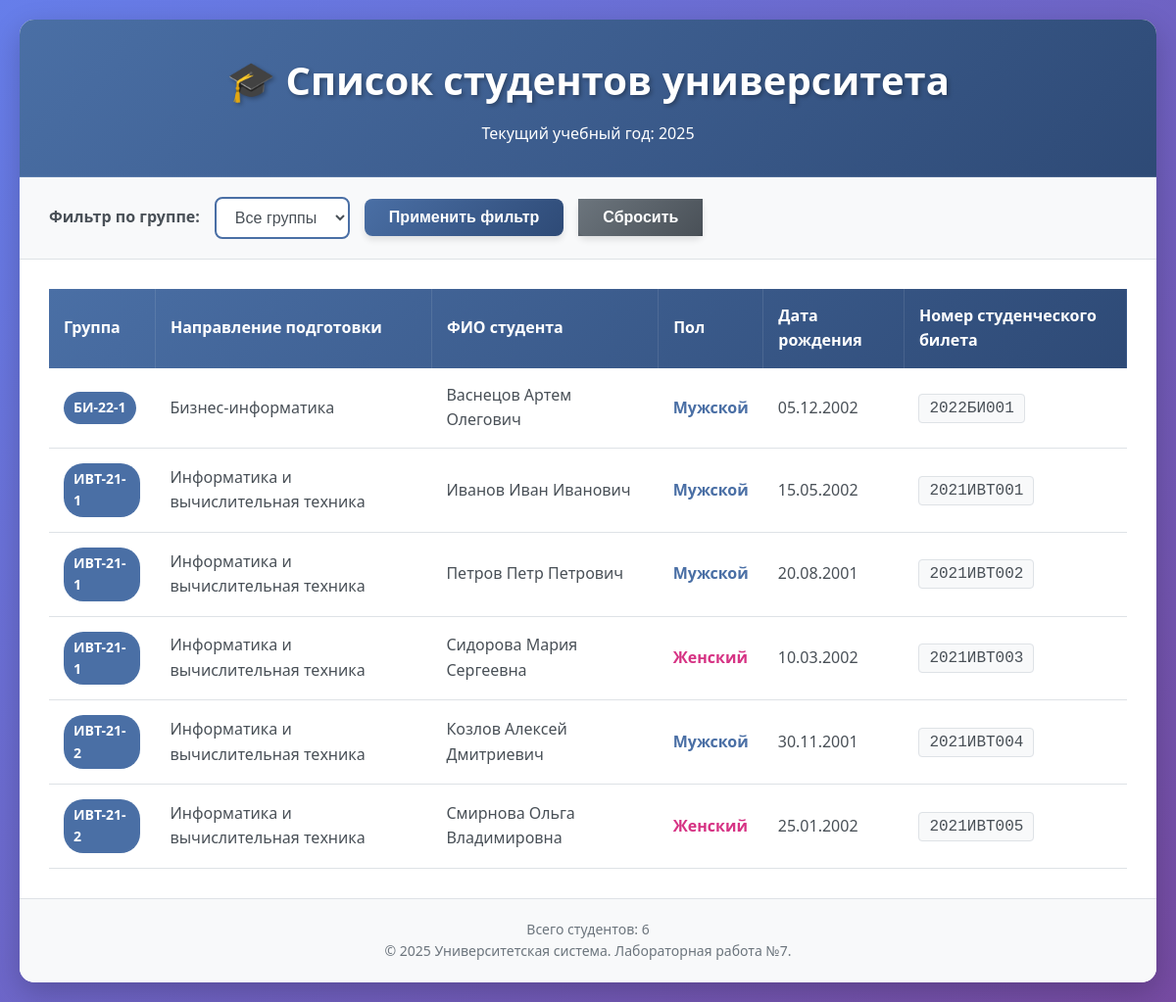
The page / on the database its author committed.
### tables this page shows
CREATE TABLE students (
            id INTEGER PRIMARY KEY AUTOINCREMENT,
            last_name VARCHAR(50) NOT NULL,
            first_name VARCHAR(50) NOT NULL,
            middle_name VARCHAR(50),
            gender VARCHAR(1) NOT NULL CHECK(gender IN ('M', 'F')),
            birth_date DATE NOT NULL,
            student_id VARCHAR(20) UNIQUE NOT NULL,
            group_id INTEGER NOT NULL,
            FOREIGN KEY (group_id) REFERENCES groups(id)
        );

CREATE TABLE groups (
            id INTEGER PRIMARY KEY AUTOINCREMENT,
            group_number VARCHAR(10) UNIQUE NOT NULL,
            direction VARCHAR(100) NOT NULL,
            graduation_year INTEGER NOT NULL
        );

### index.php (the view, shortened to what this page needs)
<?php
$db = getDB();
$currentYear = date('Y');
$sql = "SELECT
            g.group_number,
            g.direction,
            s.last_name,
            s.first_name,
            s.middle_name,
            s.gender,
            s.birth_date,
            s.student_id
        FROM students s
        JOIN groups g ON s.group_id = g.id
        WHERE g.graduation_year >= :currentYear";
$params = [':currentYear' => $currentYear];
$sql .= " ORDER BY g.group_number, s.last_name, s.first_name";
$stmt = $db->prepare($sql);
$stmt->execute($params);
$students = $stmt->fetchAll();
?>
<!DOCTYPE html>
<html lang="ru">
<head>
</head>
<body>
    <div class="container">
        <header>
            <h1>🎓 Список студентов университета</h1>
            <p>Текущий учебный год: <?php echo $currentYear; ?></p>
        </header>
        <section class="filter-section">
            <form method="GET" action="" style="display: flex; align-items: center; gap: 15px; flex-wrap: wrap;">
                <label for="group">Фильтр по группе:</label>
                <select name="group" id="group">
                    <option value="">Все группы</option>
                </select>
                <button type="submit">Применить фильтр</button>
                <a href="?" class="reset-btn" style="text-decoration: none;">
                    <button type="button" style="background: linear-gradient(135deg, #6c757d 0%, #495057 100%);">Сбросить</button>
                </a>
            </form>
        </section>
        <div class="table-container">
            <?php if (!empty($students)): ?>
                <table>
                    <thead>
                        <tr>
                            <th>Группа</th>
                            <th>Направление подготовки</th>
                            <th>ФИО студента</th>
                            <th>Пол</th>
                            <th>Дата рождения</th>
                            <th>Номер студенческого билета</th>
                        </tr>
                    </thead>
                    <tbody>
                        <?php foreach ($students as $student): ?>
                            <?php
                            $fio = htmlspecialchars($student['last_name'] . ' ' . $student['first_name'] . ' ' . ($student['middle_name'] ?? ''));
                            $genderClass = $student['gender'] == 'M' ? 'gender-male' : 'gender-female';
                            $genderText = $student['gender'] == 'M' ? 'Мужской' : 'Женский';
                            $birthDate = date('d.m.Y', strtotime($student['birth_date']));
                            ?>
                            <tr>
                                <td><span class="badge"><?php echo htmlspecialchars($student['group_number']); ?></span></td>
                                <td><?php echo htmlspecialchars($student['direction']); ?></td>
                                <td><?php echo $fio; ?></td>
                                <td class="<?php echo $genderClass; ?>"><?php echo $genderText; ?></td>
                                <td><?php echo $birthDate; ?></td>
                                <td><span class="student-id"><?php echo htmlspecialchars($student['student_id']); ?></span></td>
                            </tr>
                        <?php endforeach; ?>
                    </tbody>
                </table>
            <?php else: ?>
                <div class="no-data">
                    <p>📭 Нет данных для отображения. Выберите другую группу или проверьте наличие студентов.</p>
                </div>
            <?php endif; ?>
        </div>
        <footer>
            <p>Всего студентов: <?php echo count($students); ?></p>
            <p>© <?php echo date('Y'); ?> Университетская система. Лабораторная работа №7.</p>
        </footer>
    </div>
</body>
</html>

### index.php (style rules this page uses)
* { box-sizing: border-box; margin: 0; padding: 0; }
body { font-family: 'Segoe UI', Tahoma, Geneva, Verdana, sans-serif; line-height: 1.6; color: #333; background: linear-gradient(135deg, #667eea 0%, #764ba2 100%); min-height: 100vh; padding: 20px; }
.container { max-width: 1200px; margin: 0 auto; background: white; border-radius: 15px; box-shadow: 0 10px 30px rgba(0, 0, 0, 0.2); overflow: hidden; }
header { background: linear-gradient(135deg, #4a6fa5 0%, #2e4a76 100%); color: white; padding: 30px; text-align: center; border-bottom: 1px solid rgba(255, 255, 255, 0.1); }
h1 { font-size: 2.5em; margin-bottom: 10px; text-shadow: 2px 2px 4px rgba(0, 0, 0, 0.3); }
.filter-section { background: #f8f9fa; padding: 20px 30px; border-bottom: 1px solid #dee2e6; display: flex; align-items: center; gap: 15px; flex-wrap: wrap; }
label { font-weight: 600; color: #495057; }
select { padding: 10px 15px; border: 2px solid #4a6fa5; border-radius: 8px; font-size: 16px; color: #495057; background: white; cursor: pointer; transition: all 0.3s; }
button { padding: 10px 25px; background: linear-gradient(135deg, #4a6fa5 0%, #2e4a76 100%); color: white; border: none; border-radius: 8px; font-size: 16px; font-weight: 600; cursor: pointer; transition: all 0.3s; box-shadow: 0 4px 6px rgba(0, 0, 0, 0.1); }
.reset-btn { background: linear-gradient(135deg, #6c757d 0%, #495057 100%); }
.table-container { padding: 30px; overflow-x: auto; }
table { width: 100%; border-collapse: collapse; font-size: 16px; }
thead { background: linear-gradient(135deg, #4a6fa5 0%, #2e4a76 100%); color: white; }
th { padding: 15px; text-align: left; font-weight: 600; border-right: 1px solid rgba(255, 255, 255, 0.1); }
th:last-child { border-right: none; }
tbody tr { border-bottom: 1px solid #dee2e6; transition: all 0.3s; }
td { padding: 15px; color: #495057; }
.gender-male { color: #4a6fa5; font-weight: 600; }
.gender-female { color: #d63384; font-weight: 600; }
.student-id { font-family: 'Courier New', monospace; background: #f8f9fa; padding: 5px 10px; border-radius: 4px; border: 1px solid #dee2e6; }
.badge { display: inline-block; padding: 5px 10px; background: #4a6fa5; color: white; border-radius: 20px; font-size: 14px; font-weight: 600; }
footer { text-align: center; padding: 20px; color: #6c757d; font-size: 14px; border-top: 1px solid #dee2e6; background: #f8f9fa; }

### rows shown on the page
students: group.group_number "БИ-22-1", group.direction "Бизнес-информатика", fio "Васнецов Артем Олегович", gender "Мужской", birth_date "05.12.2002", student "2022БИ001"
students: group.group_number "ИВТ-21-1", group.direction "Информатика и вычислительная техника", fio "Иванов Иван Иванович", gender "Мужской", birth_date "15.05.2002", student "2021ИВТ001"
students: group.group_number "ИВТ-21-1", group.direction "Информатика и вычислительная техника", fio "Петров Петр Петрович", gender "Мужской", birth_date "20.08.2001", student "2021ИВТ002"
students: group.group_number "ИВТ-21-1", group.direction "Информатика и вычислительная техника", fio "Сидорова Мария Сергеевна", gender "Женский", birth_date "10.03.2002", student "2021ИВТ003"
students: group.group_number "ИВТ-21-2", group.direction "Информатика и вычислительная техника", fio "Козлов Алексей Дмитриевич", gender "Мужской", birth_date "30.11.2001", student "2021ИВТ004"
students: group.group_number "ИВТ-21-2", group.direction "Информатика и вычислительная техника", fio "Смирнова Ольга Владимировна", gender "Женский", birth_date "25.01.2002", student "2021ИВТ005"

### other values the page prints
$currentYear "2025"
count($students) "6"
